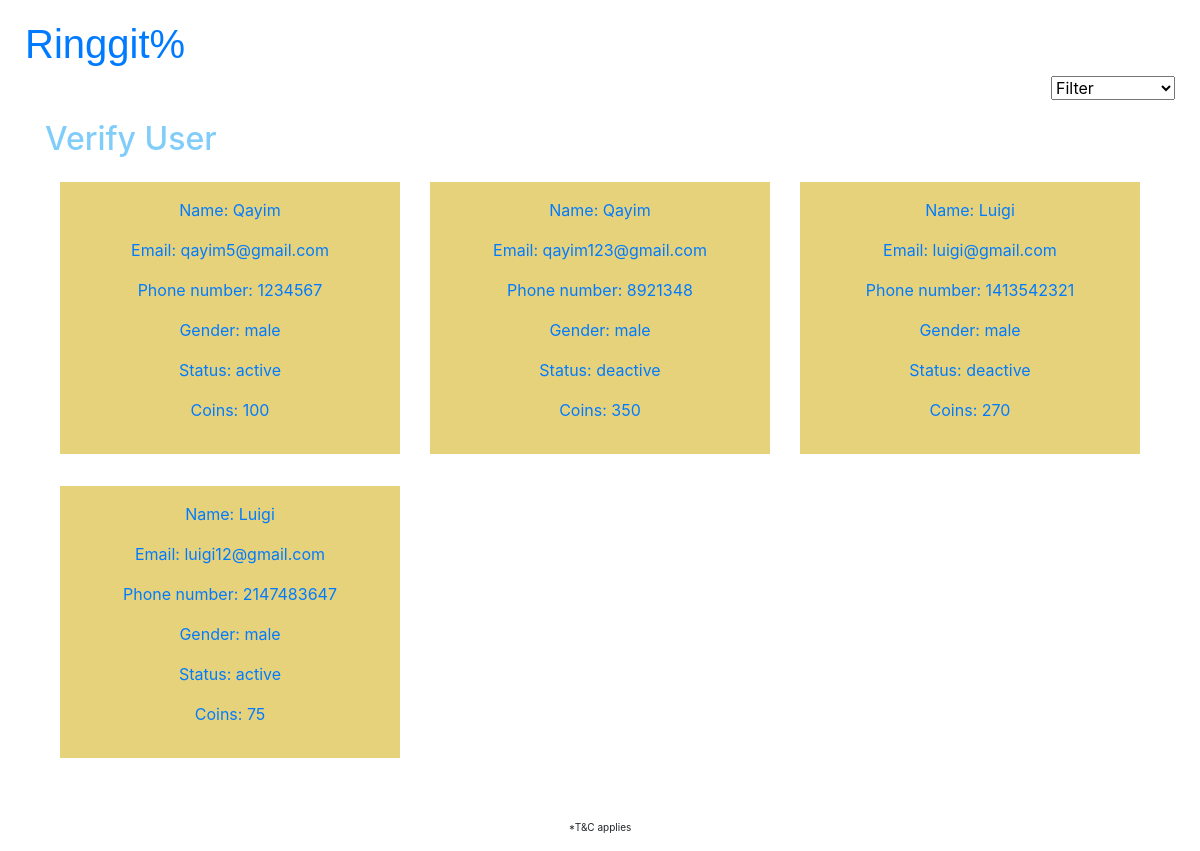
The app's page /adminverifyuserking.php (signed in) with its own data.
### tables this page shows
CREATE TABLE `users` (
  `phone` int(11) NOT NULL,
  `name` varchar(128) DEFAULT NULL,
  `pass` varchar(128) DEFAULT NULL,
  `email` varchar(128) DEFAULT NULL,
  `address` varchar(128) DEFAULT NULL,
  `postal` varchar(20) DEFAULT NULL,
  `country` varchar(128) DEFAULT NULL,
  `gender` varchar(128) DEFAULT NULL,
  `category` varchar(128) DEFAULT 'peasant',
  `stats` varchar(128) DEFAULT 'active',
  `referalcode` varchar(128) DEFAULT NULL,
  `refertype` varchar(128) DEFAULT NULL,
  `referalcounter` varchar(128) DEFAULT NULL,
  `coinamount` int(11) DEFAULT NULL,
  `aid` varchar(128) DEFAULT NULL
);

### adminverifyuserking.php (the view, shortened to what this page needs)
<?php
    require_once "pdo.php";
    $stmt = $pdo->query("SELECT * FROM users where category = 'king' order by category desc;");
    $rows = $stmt->fetchAll(PDO::FETCH_ASSOC);
?>
<!DOCTYPE html>
<html lang="en">
    <head>
		<link rel="stylesheet" href="https://cdnjs.cloudflare.com/ajax/libs/font-awesome/4.7.0/css/font-awesome.min.css">
		<link rel="stylesheet" href="path/to/font-awesome/css/font-awesome.min.css">
		<link rel="stylesheet"
			href="https://maxcdn.bootstrapcdn.com/bootstrap/4.5.2/css/bootstrap.min.css">
    </head>
    <body>
        <div class="logo">
			<a href="adminpage.php">
					<h1>Ringgit%</h1>
			</a>
		</div>
			<div class="two">
				<select name="userpage" onchange="location = this.value;">
				 <option value="">Filter</option>
				</select>
			</div>
	   <div class="container">
        <h2>Verify User</h2>
			<div class="container fluid">
			<?php
				echo('<div class="complogo">');
						echo('<div class="row">');
						foreach ($rows as $row) {
								if($row['category'] == "peasant"){
									$bgcolor = "bg1";
								} else if($row['category'] == "duke"){
									$bgcolor = "bg2";
								} else{
									$bgcolor = "bg3";
								}
									echo('<div class="col-sm-4">');
										echo('<a href="userdetailadmin.php?phone='.$row['phone'].'">');
											echo('<div class="container-'.$bgcolor.'">');
												echo('<div class="container p-3 my-3">');
													echo('<p>Name: ');
													echo($row['name']);
													echo('</p>');
													echo('<p> Email: ');
													echo($row['email']);
													echo('</p>');
													echo('<p>Phone number: ');
													echo($row['phone']);
													echo('</p>');
													echo('<p>Gender: ');
													echo($row['gender']);
													echo('</p>');
													echo('<p>Status: ');
													echo($row['stats']);
													echo('</p>');
													echo('<p>Coins: ');
													echo($row['coinamount']);
													echo('</p>');
												echo('</div>');
											echo('</div>');
										echo('</a>');
									echo('</div>');
						}
						echo('</div>');
				echo('</div>');
				?>
			</div>
				<div class="terms">
					<p>*T&C applies</p>
				</div>
			</div>
    </body>
</html>

### adminverifyuserking.php (style rules this page uses)
.logo { font-family: "Trebuchet MS", sans-serif; padding-top: 20px; padding-left: 25px; }
h2 { padding-top: 20px; color: #80CDF9; }
.two { text-align: right; padding-right: 25px; }
p { text-align: center; }
.complogo { text-align: center; }
.terms { font-size: 10px; padding-top: 30px; }
.container-bg3 { background-color: #E7D27C; }

### records on screen
users: name "Qayim", email "qayim5@gmail.com", phone "1234567", gender "male", stats "active", coinamount "100"
users: name "Qayim", email "qayim123@gmail.com", phone "8921348", gender "male", stats "deactive", coinamount "350"
users: name "Luigi", email "luigi@gmail.com", phone "1413542321", gender "male", stats "deactive", coinamount "270"
users: name "Luigi", email "luigi12@gmail.com", phone "2147483647", gender "male", stats "active", coinamount "75"
